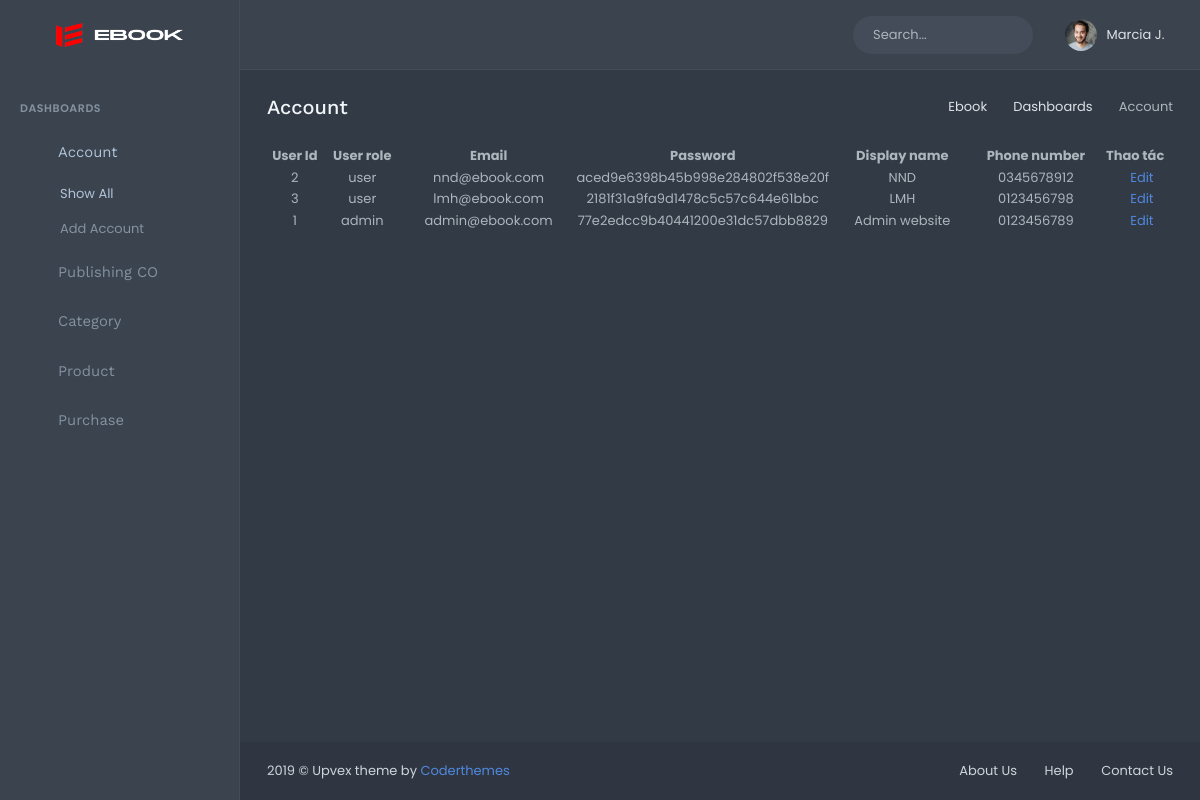
The page /admin/list_account.php on the database as committed earlier.
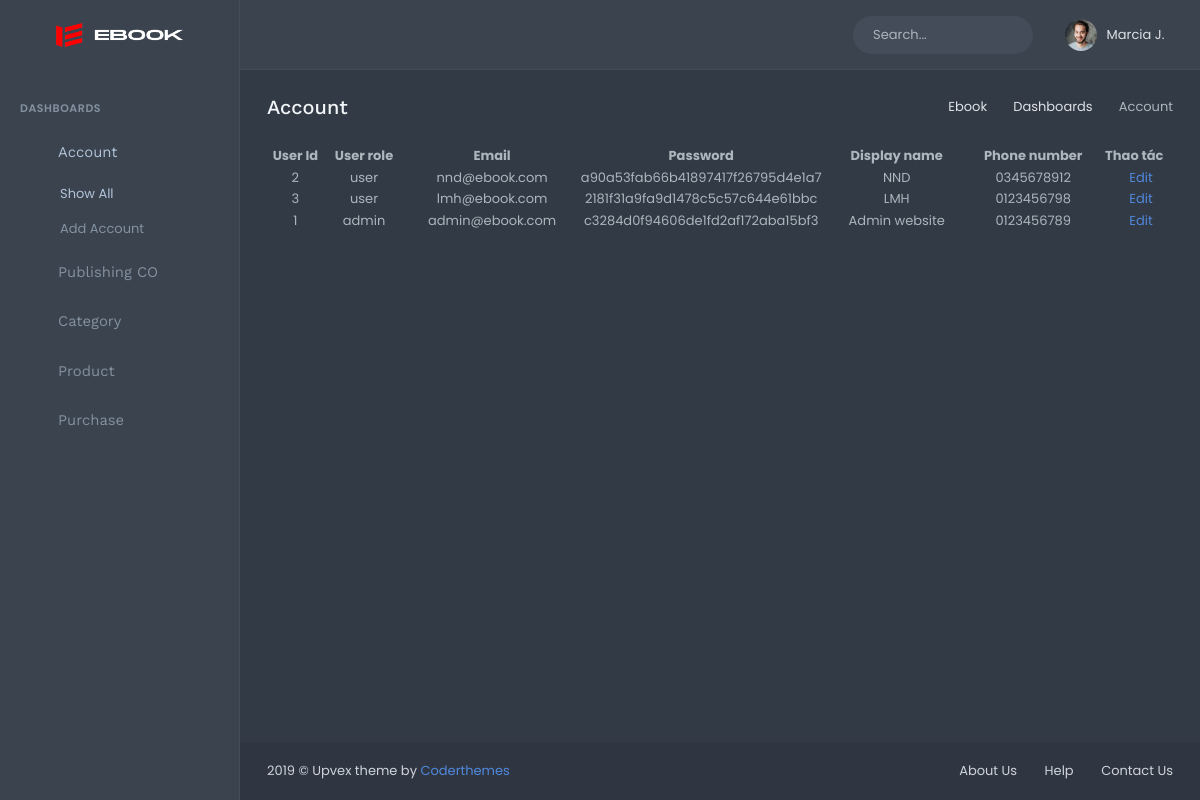
The same page on the database as committed later.
### tables this page shows
CREATE TABLE IF NOT EXISTS `user` (
  `User_Id` int(11) NOT NULL AUTO_INCREMENT,
  `User_Role` int(2) NOT NULL,
  `Email` varchar(50) NOT NULL,
  `Password` varchar(10000) DEFAULT NULL,
  `Display_Name` varchar(100) DEFAULT NULL,
  `Phonenumber` varchar(12) DEFAULT NULL,
  PRIMARY KEY (`User_Id`),
  UNIQUE KEY `Email` (`Email`),
  UNIQUE KEY `Phonenumber` (`Phonenumber`),
  KEY `User_Role` (`User_Role`)
);

CREATE TABLE IF NOT EXISTS `user_role` (
  `Role_Id` int(11) NOT NULL,
  `Role_Name` varchar(10) NOT NULL,
  PRIMARY KEY (`Role_Id`)
);

### DBConnect.php (called while the page is built, shortened)
<?php
class DataProvider
{
	public static function ExecuteQuery($sql)
	{
		$connection = mysqli_connect('localhost','root','') or
			die ("couldn't connect to localhost");
		mysqli_select_db($connection, 'Ebook');
		mysqli_query($connection, "set names 'utf8'");
		$result = mysqli_query($connection, $sql);
		return $result;
	}
}

### admin/list_account.php (the view, shortened to what this page needs)
<!DOCTYPE html>
<html lang="en">
    <head>
        <link href="assets\libs\jquery-vectormap\jquery-jvectormap-1.2.2.css" rel="stylesheet" type="text/css">
        <link href="assets\css\bootstrap.min.css" rel="stylesheet" type="text/css">
        <link href="assets\css\icons.min.css" rel="stylesheet" type="text/css">
        <link href="assets\css\app.min.css" rel="stylesheet" type="text/css">
    </head>
    <body>
        <div id="wrapper">
            <div class="navbar-custom">
                <ul class="list-unstyled topnav-menu float-right mb-0">
                    <li class="d-none d-sm-block">
                        <form class="app-search">
                            <div class="app-search-box">
                                <div class="input-group">
                                    <input type="text" class="form-control" placeholder="Search...">
                                    <div class="input-group-append">
                                        <button class="btn" type="submit">
                                            <i class="fe-search"></i>
                                        </button>
                                    </div>
                                </div>
                            </div>
                        </form>
                    </li>
                    <li class="dropdown notification-list">
                        <a class="nav-link dropdown-toggle nav-user mr-0 waves-effect waves-light" data-toggle="dropdown" href="#" role="button" aria-haspopup="false" aria-expanded="false">
                            <img src="assets\images\users\user-1.jpg" alt="user-image" class="rounded-circle">
                            <span class="pro-user-name ml-1">
                                Marcia J. <i class="mdi mdi-chevron-down"></i>
                            </span>
                        </a>
                    </li>
                </ul>
                <div class="logo-box">
                    <a href="index.php" class="logo text-center">
                        <span class="logo-lg">
                            <img src="assets\images\ebook.png" alt="" height="24">
                        </span>
                    </a>
                </div>
            </div>
            <div class="left-side-menu">
                <div class="slimscroll-menu">
                    <div id="sidebar-menu">
                        <ul class="metismenu" id="side-menu">
                            <li class="menu-title">Dashboards</li>
                            <li>
                                <a href="javascript: void(0);">
                                    <i class="la la-user"></i>
                                    <span> Account </span>
                                    <span class="menu-arrow"></span>
                                </a>
                                <ul class="nav-second-level" aria-expanded="false">
                                    <li>
                                        <a href="./list_account.php">Show All</a>
                                    </li>
                                    <li>
                                        <a href="#">Add Account</a>
                                    </li>
                                </ul>
                            </li>
                            <li>
                                <a href="javascript: void(0);">
                                    <i class="la la-university"></i>
                                    <span> Publishing CO</span>
                                    <span class="menu-arrow"></span>
                                </a>
                            </li>
                            <li>
                                <a href="javascript: void(0);">
                                    <i class=" la la-th-large"></i>
                                    <span> Category </span>
                                    <span class="menu-arrow"></span>
                                </a>
                            </li>
                            <li>
                                <a href="javascript: void(0);">
                                    <i class="la la-book"></i>
                                    <span> Product </span>
                                    <span class="menu-arrow"></span>
                                </a>
                            </li>
                            <li>
                                <a href="javascript: void(0);">
                                    <i class=" la la-money"></i>
                                    <span> Purchase </span>
                                    <span class="menu-arrow"></span>
                                </a>
                            </li>
                        </ul>
                    </div>
                </div>
            </div>
            <div class="content-page">
                <div class="content">
                    <div class="container-fluid">
                        <div class="row">
                            <div class="col-12">
                                <div class="page-title-box">
                                    <div class="page-title-right">
                                        <ol class="breadcrumb m-0">
                                            <li class="breadcrumb-item"><a href="javascript: void(0);">Ebook</a></li>
                                            <li class="breadcrumb-item"><a href="javascript: void(0);">Dashboards</a></li>
                                            <li class="breadcrumb-item active">Account</li>
                                        </ol>
                                    </div>
                                    <h4 class="page-title">Account</h4>
                                </div>
                            </div>
                        </div>
                        <table>
                            <tr style="text-align: center">
                                <th width="70">User Id</th>
                                <th width="100">User role</th>
                                <th width="200">Email</th>
                                <th width="150">Password</th>
                                <th width="200"> Display name</th>
                                <th width="150">Phone number</th>
                                <th width="100">Thao tác</th>
                            </tr>
                            <?php
                                include('../DBConnect.php');
                                $sql = "SELECT u.*, r.role_name FROM user u, user_role r WHERE u.User_Role = r.Role_Id";
                                $bang = DataProvider::ExecuteQuery($sql);
                                while($row = mysqli_fetch_array($bang))
                                {
                                    ?>
                                        <tr style="text-align: center;">
                                            <td><?php echo $row["User_Id"]; ?></td>
                                            <td><?php echo $row["role_name"]; ?></td>
                                            <td><?php echo $row["Email"]; ?></td>
                                            <td><?php echo md5($row["Password"]); ?></td>
                                            <td><?php echo $row["Display_Name"]; ?></td>
                                            <td><?php echo $row["Phonenumber"]; ?></td>
                                            <td>
                                                <a href="#">
                                                    <i class="far fa-edit"></i>
                                                    <span>Edit</span>
                                                </a>
                                            </td>
                                        </tr>
                                    <?php
                                }
                            ?>
                        </table>
                    </div>
                </div>
                <footer class="footer">
                    <div class="container-fluid">
                        <div class="row">
                            <div class="col-md-6">
                                2019 &copy; Upvex theme by <a href="">Coderthemes</a>
                            </div>
                            <div class="col-md-6">
                                <div class="text-md-right footer-links d-none d-sm-block">
                                    <a href="javascript:void(0);">About Us</a>
                                    <a href="javascript:void(0);">Help</a>
                                    <a href="javascript:void(0);">Contact Us</a>
                                </div>
                            </div>
                        </div>
                    </div>
                </footer>
            </div>
        </div>
    </body>
</html>

### admin/assets/css/css.css (style rules this page uses)
table { border-spacing: 5px }

Rows that differ between the two databases and show on the page:
changed user "nnd@ebook.com": Password "aced9e6398b45b998e284802f538e20f" → "a90a53fab66b41897417f26795d4e1a7"
changed user "admin@ebook.com": Password "77e2edcc9b40441200e31dc57dbb8829" → "c3284d0f94606de1fd2af172aba15bf3"
